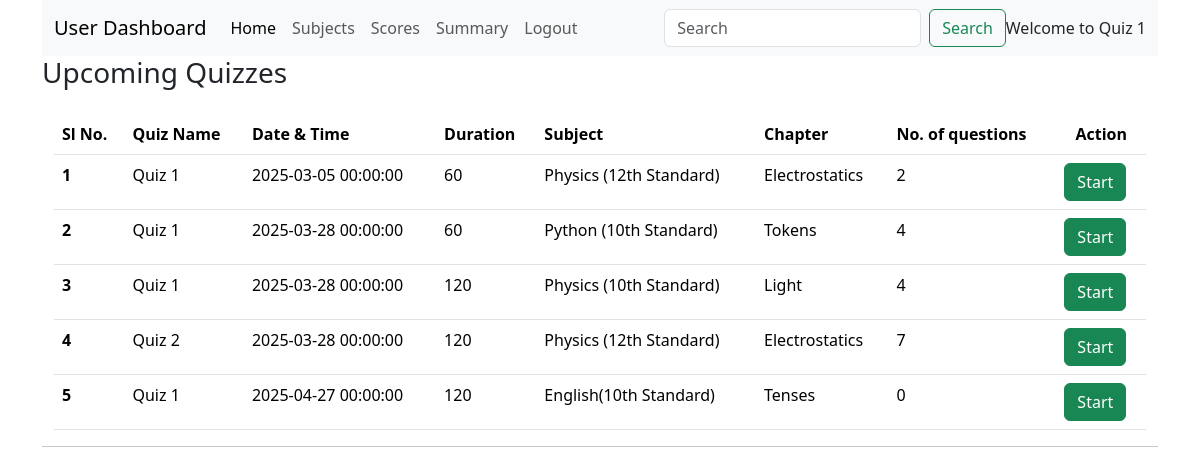
/user_dashboard/Quiz 1 (signed in), run on the app's committed database.
### backend/models.py (models this page shows)
class Quiz(db.Model):
  __tablename__="quiz"
  q_id=db.Column(db.Integer, primary_key=True, nullable=False)
  name=db.Column(db.String, nullable=False)
  chapter_id=db.Column(db.Integer, db.ForeignKey("chapter.ch_id"), nullable=False)
  date_of_quiz=db.Column(db.DateTime, nullable=False, default=datetime.now())
  time_duration=db.Column(db.Integer, nullable=True, default=60)
  remarks=db.Column(db.String)
  questions=db.relationship("Question", cascade="all,delete", backref="quiz", lazy=True)
  scores=db.relationship("Scores", cascade="all,delete", backref="quiz", lazy=True)

class Subject(db.Model):
  __tablename__="subject"
  sub_id=db.Column(db.Integer, primary_key=True, nullable=False)
  name=db.Column(db.String, nullable=False)
  description=db.Column(db.String)
  chapters=db.relationship("Chapter", cascade="all,delete", backref="subject", lazy=True)

class Chapter(db.Model):
  __tablename__="chapter"
  ch_id=db.Column(db.Integer, primary_key=True, nullable=False)
  subject_id=db.Column(db.Integer, db.ForeignKey("subject.sub_id"), nullable=False)
  name=db.Column(db.String, nullable=False)
  description=db.Column(db.String)
  quizes=db.relationship("Quiz", cascade="all,delete", backref="chapter", lazy=True)

### backend/controllers.py (the view)
@app.route('/user_dashboard/<name>', methods=["GET","POST"])
def user_dashboard(name):
  if request.method=="GET":
    quizzes = db.session.query(Quiz).order_by((Quiz.date_of_quiz)).all()
    for quiz in  quizzes:
      questions = db.session.query(Question).filter(Question.quiz_id == quiz.q_id).all()
      quiz.questions = questions
    return render_template("user_dashboard.html", name=name, quizzes=quizzes)

### templates/user_dashboard.html (shortened to what this page needs)
<!DOCTYPE html>
<html lang="en">
<head>
  <link href="https://cdn.jsdelivr.net/npm/bootstrap@5.3.3/dist/css/bootstrap.min.css" rel="stylesheet">
  <link href="https://cdn.jsdelivr.net/npm/bootstrap-icons/font/bootstrap-icons.css" rel="stylesheet">
  <link href="/static/style/user_dashboard.css" rel="stylesheet">
</head>
<body>
  <div class="container new-container">
    <nav class="navbar navbar-expand-lg bg-body-tertiary">
      <div class="container-fluid">
        <a class="navbar-brand" href="#">User Dashboard</a>
        <div class="collapse navbar-collapse" id="navbarSupportedContent">
          <ul class="navbar-nav me-auto mb-2 mb-lg-0">
            <li class="nav-item">
              <a class="nav-link active" aria-current="page" href="/user_dashboard/{{name}}">Home</a>
            </li>
            <li class="nav-item">
              <a class="nav-link" href="/explore_subject/{{name}}">Subjects</a>
            </li>
            <li class="nav-item">
              <a class="nav-link" href="/score/{{name}}">Scores</a>
            </li>
            <li class="nav-item">
              <a class="nav-link" href="#">Summary</a>
            </li>
            <li class="nav-item">
              <a class="nav-link" onclick="window.location.href='/'">Logout</a>
            </li>
          </ul>
          <form class="d-flex" role="search" method="POST" action="">
            <input class="form-control me-2" type="search" placeholder="Search" aria-label="Search">
            <button class="btn btn-outline-success" type="submit">Search</button>
          </form>
          <span class="nav=text">
            Welcome to {{name}}
          </span>
        </div>
      </div>
    </nav>
    <h3>Upcoming Quizzes</h3>
    <div class="container new-container">
      <table class="table table-striped">
        <table class="table">
          <thead>
            <tr>
              <th scope="col">Sl No.</th>
              <th scope="col">Quiz Name</th>
              <th scope="col">Date & Time </th>
              <th scope="col">Duration</th>
              <th scope="col">Subject</th>
              <th scope="col">Chapter</th>
              <th scope="col">No. of questions</th>
              <th scope="col" class="text-center">Action</th>
            </tr>
          </thead>
          <tbody>
            {% for quiz in quizzes %}
            <tr>
              <th scope="row">{{loop.index}}</th>
              <td >{{quiz.name}}</td>
              <td >{{quiz.date_of_quiz}}</td>
              <td >{{quiz.time_duration}}</td>
              <td >{{quiz.chapter.subject.name}}</td>
              <td >{{quiz.chapter.name}}</td>
              <td>{{quiz.questions | length}}</td>
              <td><a href="/attempt_quiz/{{quiz.q_id}}/{{name}}" type="button" class="btn btn-success">Start</a>
              {% endfor %}
            </tr>
          </tbody>
        </table>
      </table>
    </div>
    <hr />
  </div>
</body>
</html>

### static/style/user_dashboard.css (style rules this page uses)
li a { cursor: pointer; }

### data on the page
Quiz: name "Quiz 1", date_of_quiz "2025-03-05 00:00:00", time_duration "60", chapter.subject.name "Physics (12th Standard)", chapter.name "Electrostatics", questions|length "2"
Quiz: name "Quiz 1", date_of_quiz "2025-03-28 00:00:00", time_duration "60", chapter.subject.name "Python (10th Standard)", chapter.name "Tokens", questions|length "4"
Quiz: name "Quiz 1", date_of_quiz "2025-03-28 00:00:00", time_duration "120", chapter.subject.name "Physics (10th Standard)", chapter.name "Light", questions|length "4"
Quiz: name "Quiz 2", date_of_quiz "2025-03-28 00:00:00", time_duration "120", chapter.subject.name "Physics (12th Standard)", chapter.name "Electrostatics", questions|length "7"
Quiz: name "Quiz 1", date_of_quiz "2025-04-27 00:00:00", time_duration "120", chapter.subject.name "English(10th Standard)", chapter.name "Tenses", questions|length "0"

### other printed values
{{ name }} "Quiz 1"
